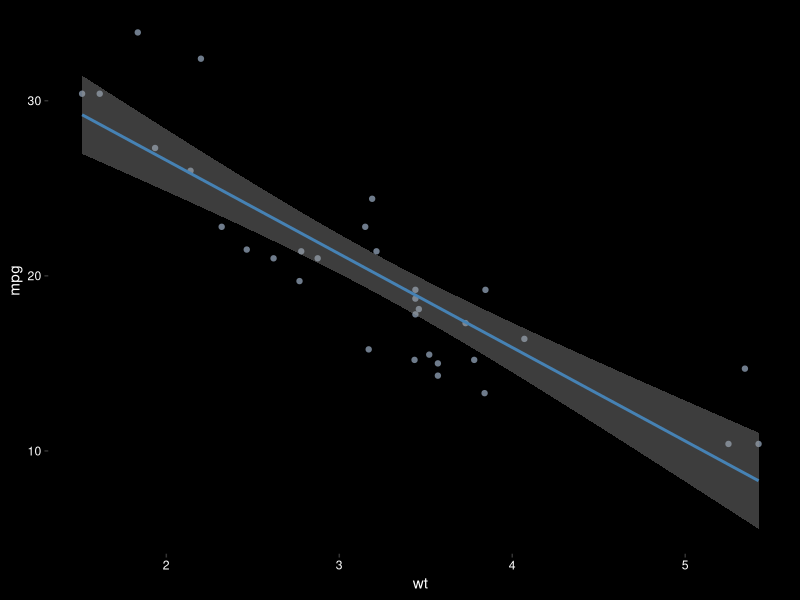
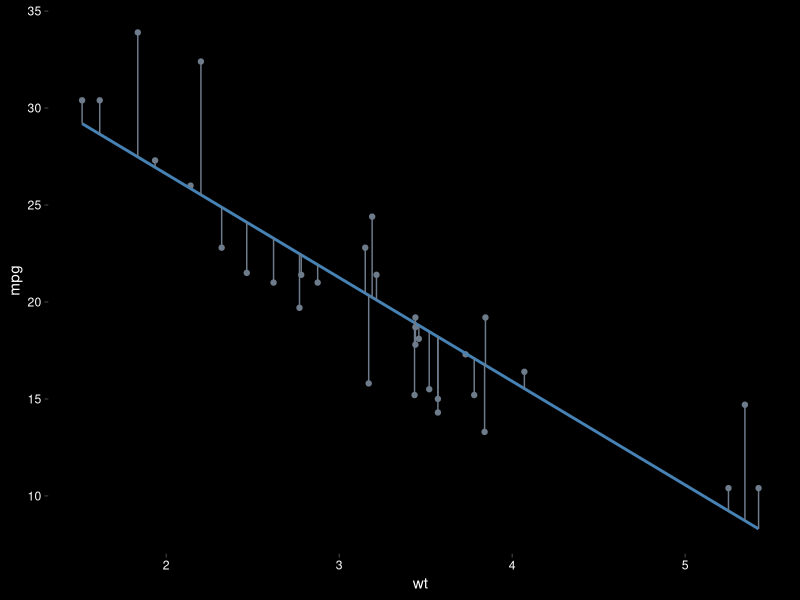
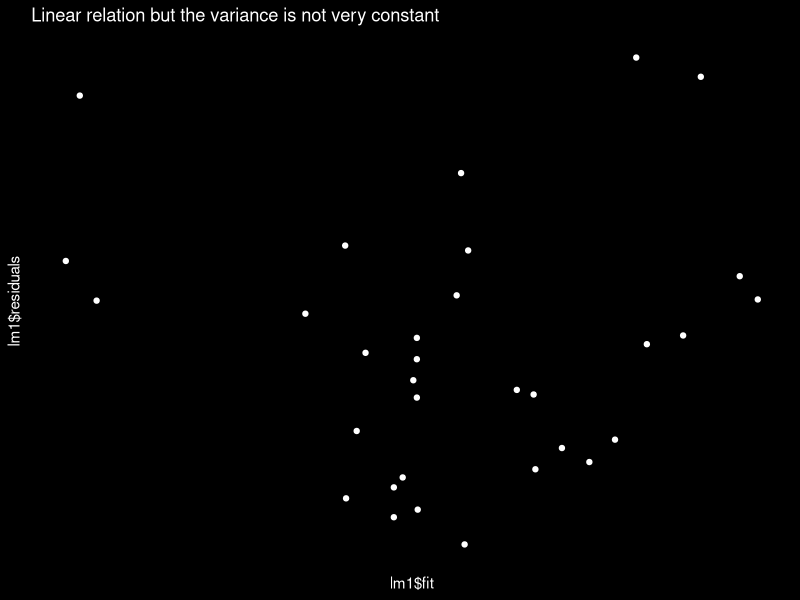
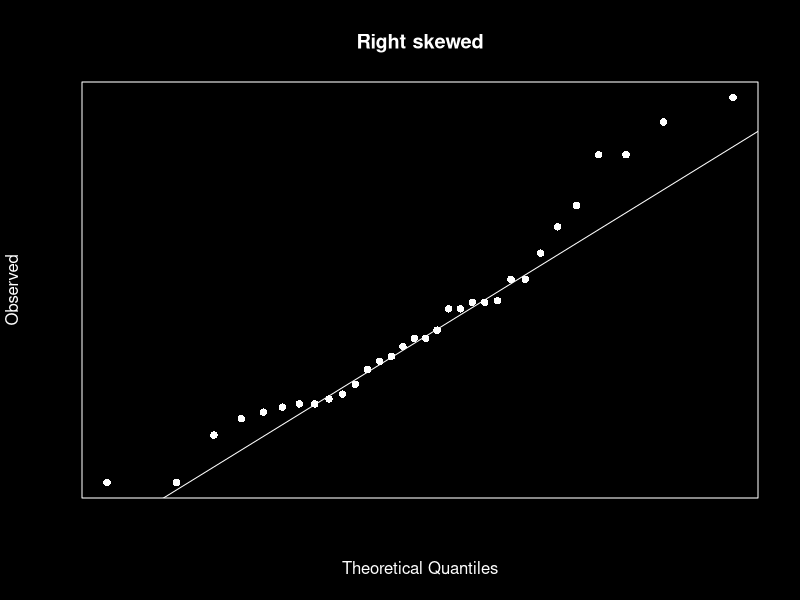
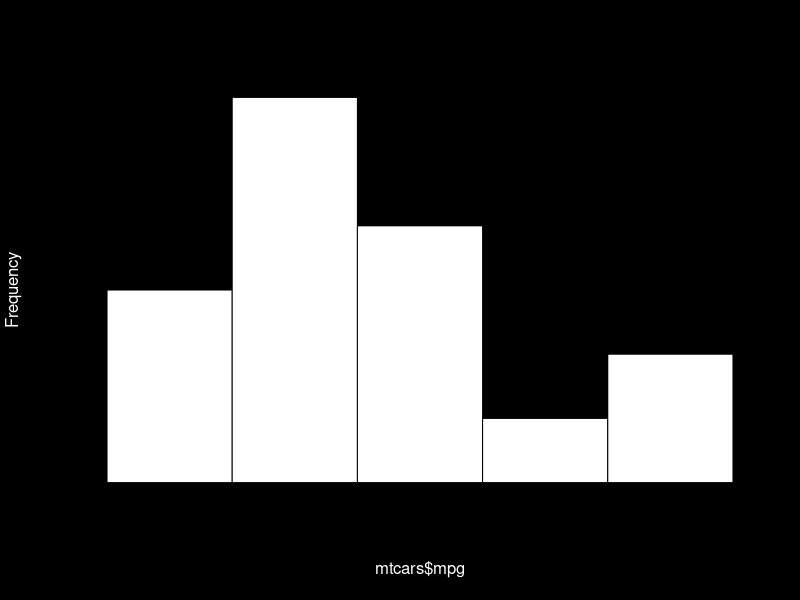

Generate these figures, in order, with R:
## ---- chunk 1
library(tidyverse)


myTheme <- theme(panel.background = element_rect(fill = "black", color = "black"),
                 plot.background = element_rect(fill = "black", color = "black"),
                 axis.title = element_text(color = "white"),
                 axis.text = element_text(color = "white"),
                 panel.grid = element_blank(),
                 legend.position = "none",
                 title = element_text(colour = "white"))
## ---- chunk 2
mtcars %>% 
  ggplot(aes(wt, mpg)) +
  geom_point(aes(),color = "lightsteelblue4") +
  geom_smooth(method = "lm", se = T, color = "steelblue") +
  myTheme

## ---- chunk 3
X <- 1
Y <- 1
## ---- chunk 4
b_1 <- sum( X*(Y - mean(Y)) ) / sum( (X - mean(X))^2 )
## ---- chunk 5
b_0 <- mean(Y) - b_1*mean(X)
## ---- chunk 6
d <- mtcars
fit <- lm(mpg ~ wt, data = d)
d$predicted <- predict(fit)
d$residuals <- residuals(fit)

d %>% 
  ggplot(aes(wt, mpg)) +
  geom_point(aes(),color = "lightsteelblue4") +
  geom_smooth(method = "lm", se = F, color = "steelblue") +
  geom_segment(aes(xend = wt, yend = predicted), color = "lightsteelblue4") +
  myTheme

## ---- chunk 7
lm1 <- lm(mpg ~ wt, data = mtcars)
sqrt(sum(lm1$residuals ^ 2) / 30)
## ---- chunk 8
lm.cars.1 <- lm(dist ~ speed, data = cars)
## ---- chunk 9
sse <- sum((cars$dist - lm.cars.1$fit)^2)
sse
## ---- chunk 10
ssr <- sum((lm.cars.1$fit - mean(cars$dist))^2)
ssr
## ---- chunk 11
ssto <- sum((cars$dist - mean(cars$dist))^2)
ssto
## ---- chunk 12
R2 <- ssr / ssto
# or
R2.b <- 1 - (sse / ssto)

R2
## ---- chunk 13
r <- sqrt(R2)
r
## ---- chunk 14
x = c(5, 15, 2, 29, 35, 24, 25, 39)

var(x)

avg <- mean(x)

# Variance:
((x[1] - avg)^2 + (x[2] - avg)^2 + (x[3] - avg)^2 + (x[4] - avg)^2 + (x[5] - avg)^2 + (x[6] - avg)^2 + (x[7] - avg)^2 + (x[8] - avg)^2) / (length(x) - 1)
## ---- chunk 15
lm1 %>% 
  ggplot(aes(lm1$fit, lm1$residuals)) +
  geom_point(color = "white") +
  labs(title = "Linear relation but the variance is not very constant") +
  myTheme +
  theme(axis.text = element_blank(),
        axis.ticks = element_blank())
## ---- chunk 16
par(bg = "black", col = "white", col.main = "white", col.lab = "white")
qqnorm(mtcars$mpg,
       ylab = "Observed", pch = 16,main = "Right skewed")
qqline(mtcars$mpg)
hist(mtcars$mpg, col = "white", main = "")

## ---- chunk 17


